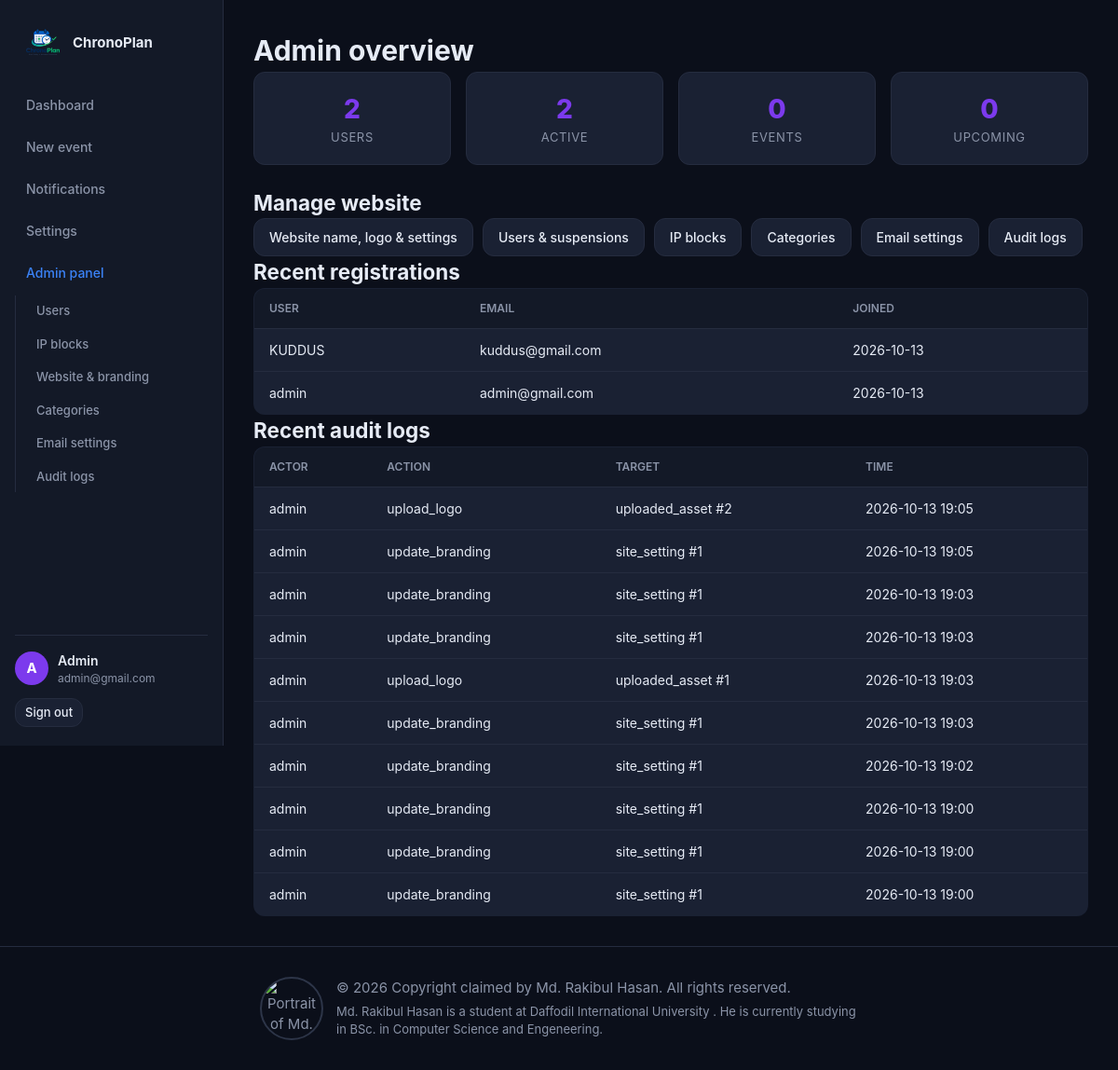
The page /admin (signed in) on the database its author committed.
### app.py (models this page shows, shortened)
class SiteSetting(db.Model):
    __tablename__ = 'site_settings'
    id = db.Column(db.Integer, primary_key=True)
    site_name = db.Column(db.String(120), default='ChronoPlan', nullable=False)
    site_tagline = db.Column(db.String(255), default='Plan ahead. Live in the moment.',
                             nullable=False)
    site_description = db.Column(db.Text,
        default='A personal countdown and goal management platform.', nullable=False)
    footer_text = db.Column(db.Text, default='', nullable=False)
    copyright_owner = db.Column(db.String(120), default='Md. Rakibul Hasan', nullable=False)
    logo_url = db.Column(db.String(255), default='', nullable=False)
    favicon_url = db.Column(db.String(255), default='', nullable=False)
    accent_color = db.Column(db.String(20), default='#7c3aed', nullable=False)
    default_theme = db.Column(db.String(10), default='dark', nullable=False)
    hero_title = db.Column(db.String(200), default='Count down to what matters.',
                           nullable=False)
    hero_subtitle = db.Column(db.Text,
        default="Track exams, deadlines, goals, and life's most important moments.",
        nullable=False)
    registration_enabled = db.Column(db.Boolean, default=True, nullable=False)
    maintenance_mode = db.Column(db.Boolean, default=False, nullable=False)
    default_timezone = db.Column(db.String(50), default='UTC', nullable=False)
    max_upload_mb = db.Column(db.Integer, default=16, nullable=False)
    contact_email = db.Column(db.String(120), default='', nullable=False)
    social_twitter = db.Column(db.String(255), default='', nullable=False)
    social_github = db.Column(db.String(255), default='', nullable=False)
    social_linkedin = db.Column(db.String(255), default='', nullable=False)
    updated_at = db.Column(db.DateTime, default=utcnow, onupdate=utcnow)
    @classmethod
    def get(cls):
        s = cls.query.first()
        if not s:
            s = cls()
            db.session.add(s)
            db.session.commit()
        return s

class User(UserMixin, db.Model):
    __tablename__ = 'users'
    id = db.Column(db.Integer, primary_key=True)
    name = db.Column(db.String(120), nullable=False)
    username = db.Column(db.String(80), unique=True, nullable=False, index=True)
    email = db.Column(db.String(255), unique=True, nullable=False, index=True)
    password_hash = db.Column(db.String(255), nullable=False)
    role = db.Column(db.String(20), default=Role.USER, nullable=False)
    is_active_user = db.Column(db.Boolean, default=True, nullable=False)
    profile_picture = db.Column(db.String(255), nullable=True)
    email_verified = db.Column(db.Boolean, default=False)
    created_at = db.Column(db.DateTime, default=utcnow, nullable=False)
    last_seen = db.Column(db.DateTime, default=utcnow, onupdate=utcnow)
    preferences = db.relationship('UserPreference', uselist=False,
                                  back_populates='user', cascade='all, delete-orphan')
    events = db.relationship('CountdownEvent', back_populates='user',
                             cascade='all, delete-orphan', lazy='dynamic')
    notifications = db.relationship('Notification', back_populates='user',
                                    cascade='all, delete-orphan', lazy='dynamic')
    @property
    def is_active(self):
        return self.is_active_user
    @property
    def is_admin(self):
        return self.role == Role.ADMIN

class AuditLog(db.Model):
    __tablename__ = 'audit_logs'
    id = db.Column(db.Integer, primary_key=True)
    actor_id = db.Column(db.Integer, db.ForeignKey('users.id', ondelete='SET NULL'),
                         nullable=True)
    actor_username = db.Column(db.String(80), nullable=True)
    action = db.Column(db.String(100), nullable=False, index=True)
    target_type = db.Column(db.String(50), nullable=True)
    target_id = db.Column(db.Integer, nullable=True)
    metadata_json = db.Column('metadata', db.JSON, nullable=True)
    ip_address = db.Column(db.String(45), nullable=True)
    timestamp = db.Column(db.DateTime, default=utcnow, nullable=False, index=True)
    actor = db.relationship('User')

### app.py (the view)
@app.route('/admin')
@login_required
@admin_required
def admin_overview():
    total_users = User.query.count()
    active_users = User.query.filter_by(is_active_user=True).count()
    total_events = CountdownEvent.query.count()
    upcoming = CountdownEvent.query.filter(
        CountdownEvent.event_date > datetime.now(timezone.utc)
    ).count()
    recent = User.query.order_by(User.created_at.desc()).limit(5).all()
    logs = AuditLog.query.order_by(AuditLog.timestamp.desc()).limit(10).all()
    return render_template('admin/overview.html',
        total_users=total_users, active_users=active_users,
        total_events=total_events, upcoming=upcoming,
        recent_users=recent, logs=logs)

### app.py (called while the page is built)
def admin_required(f):
    @wraps(f)
    def decorated(*args, **kwargs):
        if not current_user.is_authenticated:
            abort(401)
        if not current_user.is_admin:
            abort(403)
        return f(*args, **kwargs)
    return decorated

def get_settings():
    return SiteSetting.get()

@login_manager.user_loader
def load_user(user_id):
    return User.query.get(int(user_id))

@app.context_processor
def inject_unread_notifications():
    unread = 0
    if current_user.is_authenticated:
        unread = Notification.query.filter_by(
            user_id=current_user.id, is_read=False
        ).count()
    return {'unread_notifications': unread}

@app.before_request
def reject_blocked_ip():
    remote_addr = request.remote_addr
    if not remote_addr:
        return
    try:
        address = ipaddress.ip_address(remote_addr).compressed
    except ValueError:
        return
    if BlockedIP.query.filter_by(address=address).first():
        abort(403)

@app.after_request
def add_security_headers(resp):
    resp.headers.setdefault('X-Content-Type-Options', 'nosniff')
    resp.headers.setdefault('X-Frame-Options', 'SAMEORIGIN')
    resp.headers.setdefault('X-XSS-Protection', '1; mode=block')
    resp.headers.setdefault('Referrer-Policy',
                           'strict-origin-when-cross-origin')
    return resp

@app.before_request
def check_maintenance():
    try:
        s = get_settings()
        if s.maintenance_mode:
            public = ['static', 'serve_upload', 'login']
            if request.endpoint and request.endpoint not in public:
                if not (current_user.is_authenticated and current_user.is_admin):
                    return render_template('errors/maintenance.html'), 503
    except Exception:
        pass

@app.before_request
def admin_gate():
    if request.endpoint and request.endpoint.startswith('admin_'):
        if not current_user.is_authenticated:
            return redirect(url_for('login', next=request.url))
        if not current_user.is_admin:
            abort(403)

### templates/admin/overview.html (shortened to what this page needs)
{% extends 'dashboard_base.html' %}
{% block dashboard_content %}
<h1>Admin overview</h1>
<div class="stat-row">
  <div class="stat-card"><div class="stat-num">{{ total_users }}</div><div class="stat-label">Users</div></div>
  <div class="stat-card"><div class="stat-num">{{ active_users }}</div><div class="stat-label">Active</div></div>
  <div class="stat-card"><div class="stat-num">{{ total_events }}</div><div class="stat-label">Events</div></div>
  <div class="stat-card"><div class="stat-num">{{ upcoming }}</div><div class="stat-label">Upcoming</div></div>
</div>
<section class="admin-section">
  <h2>Manage website</h2>
  <div class="admin-quick-links">
    <a class="btn btn-ghost" href="{{ url_for('admin_branding') }}">Website name, logo & settings</a>
    <a class="btn btn-ghost" href="{{ url_for('admin_users') }}">Users & suspensions</a>
    <a class="btn btn-ghost" href="{{ url_for('admin_ip_blocks') }}">IP blocks</a>
    <a class="btn btn-ghost" href="{{ url_for('admin_categories') }}">Categories</a>
    <a class="btn btn-ghost" href="{{ url_for('admin_smtp') }}">Email settings</a>
    <a class="btn btn-ghost" href="{{ url_for('admin_audit_logs') }}">Audit logs</a>
  </div>
</section>
<section class="admin-section">
  <h2>Recent registrations</h2>
  <table class="admin-table">
    <thead><tr><th>User</th><th>Email</th><th>Joined</th></tr></thead>
    <tbody>
      {% for u in recent_users %}
      <tr><td>{{ u.username }}</td><td>{{ u.email }}</td><td>{{ u.created_at.strftime('%Y-%m-%d') }}</td></tr>
      {% endfor %}
    </tbody>
  </table>
</section>
<section class="admin-section">
  <h2>Recent audit logs</h2>
  <table class="admin-table">
    <thead><tr><th>Actor</th><th>Action</th><th>Target</th><th>Time</th></tr></thead>
    <tbody>
      {% for log in logs %}
      <tr><td>{{ log.actor_username or '—' }}</td><td>{{ log.action }}</td><td>{{ log.target_type }} #{{ log.target_id or '—' }}</td><td>{{ log.timestamp.strftime('%Y-%m-%d %H:%M') }}</td></tr>
      {% endfor %}
    </tbody>
  </table>
</section>
{% endblock %}

### templates/dashboard_base.html (shortened to what this page needs)
{% extends 'base.html' %}
{% block layout %}
<div class="app-shell">
  <aside class="sidebar">
    <a class="sidebar-brand" href="{{ url_for('dashboard_index') }}">
      {% if logo_url %}
      <img src="/uploads/{{ logo_url }}" alt="{{ site_name }}" class="sidebar-logo">
      {% else %}
      <span class="brand-mark small"></span>
      {% endif %}
      <span>{{ site_name }}</span>
    </a>
    <nav class="sidebar-nav">
      <a href="{{ url_for('dashboard_index') }}" class="sidebar-link">Dashboard</a>
      <a href="{{ url_for('new_event') }}" class="sidebar-link">New event</a>
      <a href="{{ url_for('notifications') }}" class="sidebar-link">
        Notifications
      </a>
      <a href="{{ url_for('dashboard_settings') }}" class="sidebar-link">Settings</a>
      {% if current_user.is_admin %}
      <a href="{{ url_for('admin_overview') }}" class="sidebar-link admin-link">Admin panel</a>
      <div class="sidebar-admin-links" aria-label="Administration">
        <a href="{{ url_for('admin_users') }}" class="sidebar-link">Users</a>
        <a href="{{ url_for('admin_ip_blocks') }}" class="sidebar-link">IP blocks</a>
        <a href="{{ url_for('admin_branding') }}" class="sidebar-link">Website & branding</a>
        <a href="{{ url_for('admin_categories') }}" class="sidebar-link">Categories</a>
        <a href="{{ url_for('admin_smtp') }}" class="sidebar-link">Email settings</a>
        <a href="{{ url_for('admin_audit_logs') }}" class="sidebar-link">Audit logs</a>
      </div>
      {% endif %}
    </nav>
    <div class="sidebar-footer">
      <div class="user-chip">
        {% if current_user.profile_picture %}
        <img src="/uploads/{{ current_user.profile_picture }}" class="avatar">
        {% else %}
        <span class="avatar placeholder">{{ current_user.name[0]|upper }}</span>
        {% endif %}
        <div>
          <div class="user-name">{{ current_user.name }}</div>
          <div class="user-email muted">{{ current_user.email }}</div>
        </div>
      </div>
      <a href="{{ url_for('logout') }}" class="btn btn-ghost btn-sm">Sign out</a>
    </div>
  </aside>
  <main class="main-content">
    {% block dashboard_content %}{% endblock %}
  </main>
</div>
{% endblock %}

### templates/base.html (shortened to what this page needs)
<!DOCTYPE html>
<html lang="en" data-theme="{{ current_user.preferences.theme if current_user.is_authenticated and current_user.preferences else default_theme }}">
<head>
  <link rel="stylesheet" href="{{ url_for('static', filename='css/main.css') }}">
</head>
<body>
  {% block layout %}{% endblock %}
  <footer class="site-footer">
    <div class="container footer-content">
      <p class="copyright-credit">
        <img class="copyright-portrait"
             src="{{ url_for('static', filename='images/copyright-holder.jpe') }}"
             alt="Portrait of {{ copyright_owner }}">
        <span class="copyright-details">
          <span>© {{ current_year }} Copyright claimed by {{ copyright_owner }}. All rights reserved.</span>
          <span class="copyright-description">Md. Rakibul Hasan is a student at Daffodil International University . He is currently studying in BSc. in Computer Science and Engeneering.</span>
        </span>
      </p>
    </div>
  </footer>
</body>
</html>

### rows shown on the page
SiteSetting: logo_url (picture), site_name "ChronoPlan", copyright_owner "Md. Rakibul Hasan"
User: name "A", name "Admin", email "admin@gmail.com", username "admin", created_at "2026-10-13"
User: username "KUDDUS", email "kuddus@gmail.com", created_at "2026-10-13"
AuditLog: actor_username "admin", action "upload_logo", target_type "uploaded_asset", target "2", timestamp "2026-10-13 19:05"
AuditLog: actor_username "admin", action "update_branding", target_type "site_setting", target "1", timestamp "2026-10-13 19:05"
AuditLog: actor_username "admin", action "update_branding", target_type "site_setting", target "1", timestamp "2026-10-13 19:03"
AuditLog: actor_username "admin", action "update_branding", target_type "site_setting", target "1", timestamp "2026-10-13 19:03"
AuditLog: actor_username "admin", action "upload_logo", target_type "uploaded_asset", target "1", timestamp "2026-10-13 19:03"
AuditLog: actor_username "admin", action "update_branding", target_type "site_setting", target "1", timestamp "2026-10-13 19:03"
AuditLog: actor_username "admin", action "update_branding", target_type "site_setting", target "1", timestamp "2026-10-13 19:02"
AuditLog: actor_username "admin", action "update_branding", target_type "site_setting", target "1", timestamp "2026-10-13 19:00"
AuditLog: actor_username "admin", action "update_branding", target_type "site_setting", target "1", timestamp "2026-10-13 19:00"
AuditLog: actor_username "admin", action "update_branding", target_type "site_setting", target "1", timestamp "2026-10-13 19:00"

### other values the page prints
{{ total_users }} "2"
{{ active_users }} "2"
{{ total_events }} "0"
{{ upcoming }} "0"
